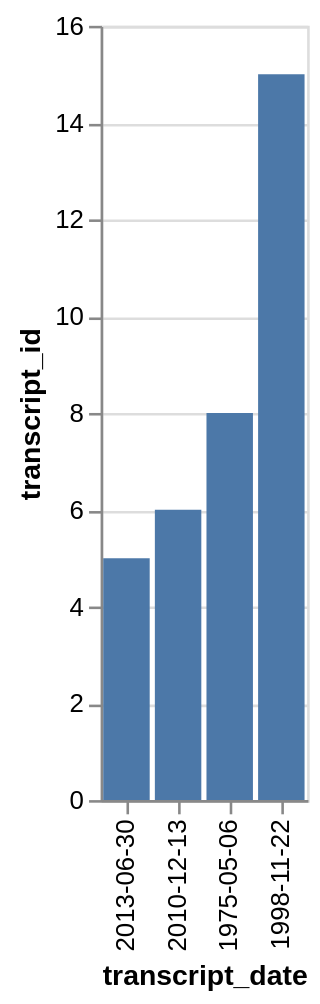

Vega-Lite specification for this chart:
### Vega-Lite specification from a JSON file in a GitHub repository (floating-point values rounded to 4 significant figures)
{"data": {"values": [{"x_data": "2013-06-30", "y_data": 5}, {"x_data": "2010-12-13", "y_data": 6}, {"x_data": "1975-05-06", "y_data": 8}, {"x_data": "1998-11-22", "y_data": 15}]}, "mark": "bar", "encoding": {"x": {"field": "x_data", "type": "nominal", "title": "transcript_date", "sort": {"op": "sum", "field": "y_data", "order": "ascending"}}, "y": {"field": "y_data", "type": "quantitative", "title": "transcript_id"}}}
